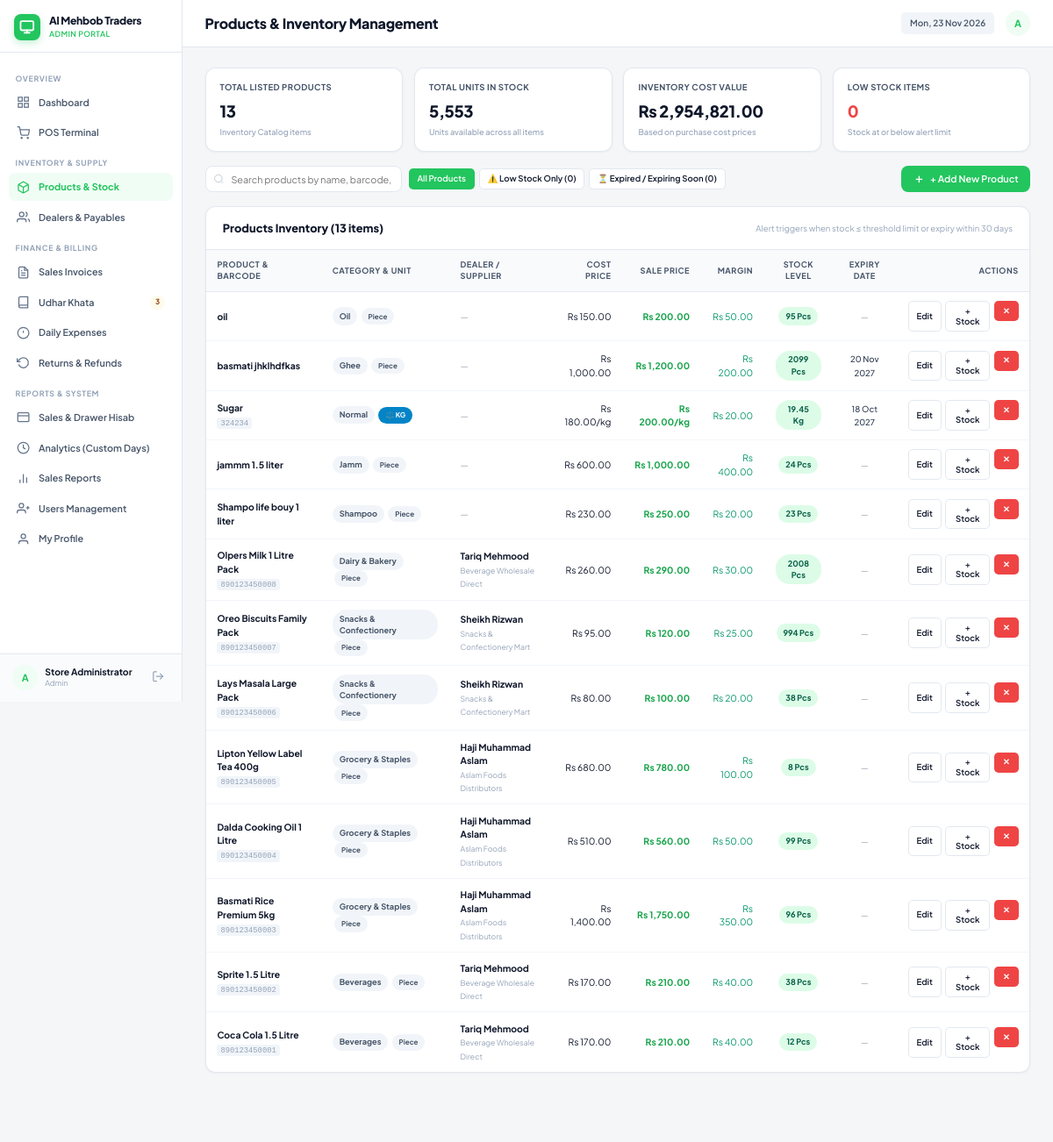
/admin/products.php (signed in), run on the app's committed database.
### tables this page shows
CREATE TABLE `store_settings` (
  `id` int(11) NOT NULL DEFAULT 1,
  `store_name` varchar(150) NOT NULL DEFAULT 'Super POS Mart',
  `phone` varchar(50) NOT NULL DEFAULT '0300-1234567',
  `address` varchar(255) NOT NULL DEFAULT 'Shop # 12, Main Commercial Market',
  `currency_symbol` varchar(10) NOT NULL DEFAULT 'Rs',
  `receipt_footer` varchar(255) NOT NULL DEFAULT 'Thank you for shopping with us! Items can be returned within 3 days with receipt.'
);

CREATE TABLE `products` (
  `id` int(10) UNSIGNED NOT NULL,
  `name` varchar(180) NOT NULL,
  `category_id` int(10) UNSIGNED DEFAULT NULL,
  `barcode` varchar(80) DEFAULT NULL,
  `manufacturer_price` decimal(12,2) NOT NULL DEFAULT 0.00,
  `market_sale_price` decimal(12,2) NOT NULL DEFAULT 0.00,
  `dealer_id` int(10) UNSIGNED DEFAULT NULL,
  `stock_quantity` decimal(10,3) NOT NULL DEFAULT 0.000,
  `min_alert_limit` decimal(10,3) NOT NULL DEFAULT 5.000,
  `unit` varchar(20) NOT NULL DEFAULT 'piece',
  `expiry_date` date DEFAULT NULL,
  `created_at` timestamp NOT NULL DEFAULT current_timestamp()
);

CREATE TABLE `categories` (
  `id` int(10) UNSIGNED NOT NULL,
  `name` varchar(120) NOT NULL
);

CREATE TABLE `dealers` (
  `id` int(10) UNSIGNED NOT NULL,
  `name` varchar(150) NOT NULL,
  `phone` varchar(40) DEFAULT NULL,
  `company_name` varchar(150) DEFAULT NULL,
  `products_supplied` text DEFAULT NULL,
  `pending_payable_amount` decimal(12,2) NOT NULL DEFAULT 0.00,
  `created_at` timestamp NOT NULL DEFAULT current_timestamp()
);

### admin/products.php (the view, shortened to what the rows shown need)
<?php
require_once __DIR__ . '/../includes/functions.php';
$pdo = db();
$whereClause = '';
$products = $pdo->query("SELECT p.*, c.name as category_name, d.name as dealer_name, d.company_name as dealer_company,
    DATEDIFF(p.expiry_date, CURDATE()) as days_until_expiry
    FROM products p
    LEFT JOIN categories c ON c.id = p.category_id
    LEFT JOIN dealers d ON d.id = p.dealer_id
    $whereClause
    ORDER BY p.id DESC")->fetchAll();
include __DIR__ . '/../includes/header.php';
?>
<div class="card">
    <div class="card-body" style="padding: 0;">
        <div class="table-responsive">
            <table class="table">
                <thead>
                    <tr>
                        <th>Product & Barcode</th>
                        <th>Category & Unit</th>
                        <th>Dealer / Supplier</th>
                        <th class="text-right">Cost Price</th>
                        <th class="text-right">Sale Price</th>
                        <th class="text-right">Margin</th>
                        <th class="text-center">Stock Level</th>
                        <th class="text-center">Expiry Date</th>
                        <th class="text-right">Actions</th>
                    </tr>
                </thead>
                <tbody>
                    <?php if (empty($products)): ?>
                        <tr>
                            <td colspan="9" class="text-center text-muted" style="padding: 40px;">
                                No products found. Click <strong>+ Add New Product</strong> above to add items to your inventory.
                            </td>
                        </tr>
                    <?php else: ?>
                        <?php foreach ($products as $p):
                            $isKg = ($p['unit'] ?? 'piece') === 'kg';
                            $unitLabel = $isKg ? 'KG' : 'Pcs';
                            $stockQty = (float) $p['stock_quantity'];
                            $minAlert = (float) $p['min_alert_limit'];
                            $isLow = $stockQty <= $minAlert;
                            $margin = (float) $p['market_sale_price'] - (float) $p['manufacturer_price'];
                            $stockText = $isKg ? (rtrim(rtrim(number_format($stockQty, 3), '0'), '.') . ' kg') : ($stockQty . ' pcs');
                        ?>
                            <tr data-product-row>
                                <td>
                                    <strong><?= e($p['name']) ?></strong>
                                    <?php if ($p['barcode']): ?>
                                        <br><code style="font-size: 11px; color: var(--text-muted); background: #f1f5f9; padding: 2px 5px; border-radius: 4px;"><?= e($p['barcode']) ?></code>
                                    <?php endif; ?>
                                </td>
                                <td>
                                    <span class="badge badge-gray"><?= e($p['category_name'] ?? 'Uncategorized') ?></span>
                                    <?php if ($isKg): ?>
                                        <span class="badge badge-primary" style="background:#0284c7; color:#fff; font-size:10px; margin-left:3px;">⚖️ KG</span>
                                    <?php else: ?>
                                        <span class="badge badge-gray" style="font-size:10px; margin-left:3px;">Piece</span>
                                    <?php endif; ?>
                                </td>
                                <td>
                                    <?php if ($p['dealer_name']): ?>
                                        <strong><?= e($p['dealer_name']) ?></strong>
                                        <?php if ($p['dealer_company']): ?>
                                            <br><small class="text-muted"><?= e($p['dealer_company']) ?></small>
                                        <?php endif; ?>
                                    <?php else: ?>
                                        <span class="text-muted">—</span>
                                    <?php endif; ?>
                                </td>
                                <td class="text-right">Rs <?= money($p['manufacturer_price']) ?><?= $isKg ? '/kg' : '' ?></td>
                                <td class="text-right font-bold text-success">Rs <?= money($p['market_sale_price']) ?><?= $isKg ? '/kg' : '' ?></td>
                                <td class="text-right" style="color: <?= $margin >= 0 ? '#059669' : '#dc2626' ?>;">
                                    Rs <?= money($margin) ?>
                                </td>
                                <td class="text-center">
                                    <?php if ($stockQty <= 0): ?>
                                        <span class="badge badge-danger">Out of Stock (0)</span>
                                    <?php elseif ($isLow): ?>
                                        <span class="badge badge-danger" title="Threshold: <?= $minAlert ?> <?= $unitLabel ?>">
                                            ⚠️ <?= $stockText ?> (Low)
                                        </span>
                                    <?php else: ?>
                                        <span class="badge badge-success"><?= $stockText ?></span>
                                    <?php endif; ?>
                                </td>
                                <td class="text-center">
                                    <?php if (!empty($p['expiry_date'])):
                                        $expDate = strtotime($p['expiry_date']);
                                        $today = strtotime(date('Y-m-d'));
                                        $daysLeft = (int) round(($expDate - $today) / 86400);
                                    ?>
                                        <?php if ($daysLeft < 0): ?>
                                            <span class="badge badge-danger" title="<?= $p['expiry_date'] ?>">❌ Expired (<?= abs($daysLeft) ?>d ago)</span>
                                        <?php elseif ($daysLeft <= 30): ?>
                                            <span class="badge" style="background:#fed7aa; color:#9a3412; font-weight:600;" title="<?= $p['expiry_date'] ?>">⚠️ <?= $daysLeft ?>d left</span>
                                            <br><small class="text-muted" style="font-size:10px;"><?= date('d M Y', $expDate) ?></small>
                                        <?php else: ?>
                                            <span style="font-size:12px; font-weight:500; color:#334155;"><?= date('d M Y', $expDate) ?></span>
                                        <?php endif; ?>
                                    <?php else: ?>
                                        <span class="text-muted" style="font-size:12px;">—</span>
                                    <?php endif; ?>
                                </td>
                                <td class="text-right">
                                    <div style="display: inline-flex; gap: 6px;">
                                        <button type="button" class="btn btn-sm btn-light"
                                            onclick="openEditModal(<?= htmlspecialchars(json_encode($p), ENT_QUOTES, 'UTF-8') ?>)" title="Edit Product">
                                            Edit
                                        </button>
                                        <button type="button" class="btn btn-sm btn-light"
                                            onclick="openRestockModal(<?= $p['id'] ?>, '<?= e(addslashes($p['name'])) ?>', '<?= $stockText ?>', '<?= $p['expiry_date'] ?? '' ?>', '<?= $p['unit'] ?? 'piece' ?>')" title="Add Stock Quantity & Expiry">
                                            + Stock
                                        </button>
                                        <form method="post" style="display: inline;" onsubmit="return confirm('Are you sure you want to delete \'<?= e(addslashes($p['name'])) ?>\'?');">
                                            <button type="submit" class="btn btn-sm btn-danger" title="Delete">✕</button>
                                        </form>
                                    </div>
                                </td>
                            </tr>
                        <?php endforeach; ?>
                    <?php endif; ?>
                </tbody>
            </table>
        </div>
    </div>
</div>
<?php include __DIR__ . '/../includes/footer.php'; ?>

### includes/sidebar.php (shortened to what the rows shown need)
<?php
$user = current_user();
$pdo = db();
$settings = get_store_settings($pdo);
?>
<aside class="sidebar no-print" style="display: flex !important; flex-direction: column !important; height: 125vh !important; position: sticky; top: 0; overflow: hidden; background: var(--bg-sidebar); border-right: 1px solid var(--border-color); width: 260px; flex-shrink: 0; z-index: 100;">
    <div class="sidebar-header" style="flex-shrink: 0;">
        <a class="brand-link" href="<?= url(in_array($user['role'], ['Admin', 'Master'], true) ? '/admin/dashboard.php' : '/operator/index.php') ?>">
            <div>
                <div class="brand-title" style="font-size: 15px; font-weight: 800;"><?= e($settings['store_name']) ?></div>
                <div class="brand-subtitle"><?= e($user['role']) ?> Portal</div>
            </div>
        </a>
    </div>
</aside>

### data on the page
store_settings: store_name "Al Mehbob Traders"
products: name "oil", category.name "Oil", shows "Piece", manufacturer_price "150.00", market_sale_price "200.00", money($margin) "50.00", stockText "95 Pcs"
products: name "basmati jhklhdfkas", category.name "Ghee", shows "Piece", manufacturer_price "1,000.00", market_sale_price "1,200.00", money($margin) "200.00", stockText "2099 Pcs", expiry_date "20 Nov 2027"
products: name "Sugar", barcode "324234", category.name "Normal", shows "⚖️ KG", manufacturer_price "180.00", shows "/kg", market_sale_price "200.00", money($margin) "20.00", stockText "19.45 Kg", expiry_date "18 Oct 2027"
products: name "jammm 1.5 liter", category.name "Jamm", shows "Piece", manufacturer_price "600.00", market_sale_price "1,000.00", money($margin) "400.00", stockText "24 Pcs"
products: name "Shampo life bouy 1 liter", category.name "Shampoo", shows "Piece", manufacturer_price "230.00", market_sale_price "250.00", money($margin) "20.00", stockText "23 Pcs"
products: name "Olpers Milk 1 Litre Pack", barcode "890123450008", category.name "Dairy & Bakery", shows "Piece", dealer.name "Tariq Mehmood", dealer.company_name "Beverage Wholesale Direct", manufacturer_price "260.00", market_sale_price "290.00", money($margin) "30.00", stockText "2008 Pcs"
products: name "Oreo Biscuits Family Pack", barcode "890123450007", category.name "Snacks & Confectionery", shows "Piece", dealer.name "Sheikh Rizwan", dealer.company_name "Snacks & Confectionery Mart", manufacturer_price "95.00", market_sale_price "120.00", money($margin) "25.00", stockText "994 Pcs"
products: name "Lays Masala Large Pack", barcode "890123450006", category.name "Snacks & Confectionery", shows "Piece", dealer.name "Sheikh Rizwan", dealer.company_name "Snacks & Confectionery Mart", manufacturer_price "80.00", market_sale_price "100.00", money($margin) "20.00", stockText "38 Pcs"
products: name "Lipton Yellow Label Tea 400g", barcode "890123450005", category.name "Grocery & Staples", shows "Piece", dealer.name "Haji Muhammad Aslam", dealer.company_name "Aslam Foods Distributors", manufacturer_price "680.00", market_sale_price "780.00", money($margin) "100.00", stockText "8 Pcs"
products: name "Dalda Cooking Oil 1 Litre", barcode "890123450004", category.name "Grocery & Staples", shows "Piece", dealer.name "Haji Muhammad Aslam", dealer.company_name "Aslam Foods Distributors", manufacturer_price "510.00", market_sale_price "560.00", money($margin) "50.00", stockText "99 Pcs"
products: name "Basmati Rice Premium 5kg", barcode "890123450003", category.name "Grocery & Staples", shows "Piece", dealer.name "Haji Muhammad Aslam", dealer.company_name "Aslam Foods Distributors", manufacturer_price "1,400.00", market_sale_price "1,750.00", money($margin) "350.00", stockText "96 Pcs"
products: name "Sprite 1.5 Litre", barcode "890123450002", category.name "Beverages", shows "Piece", dealer.name "Tariq Mehmood", dealer.company_name "Beverage Wholesale Direct", manufacturer_price "170.00", market_sale_price "210.00", money($margin) "40.00", stockText "38 Pcs"
products: name "Coca Cola 1.5 Litre", barcode "890123450001", category.name "Beverages", shows "Piece", dealer.name "Tariq Mehmood", dealer.company_name "Beverage Wholesale Direct", manufacturer_price "170.00", market_sale_price "210.00", money($margin) "40.00", stockText "12 Pcs"

### other printed values
$user['role'] "ADMIN"
$pendingUdharBadge "3"
substr($user['username'], 0, 1) "A"
$user['full_name'] "Store Administrator"
$user['role'] "Admin"
$page_title "Products & Inventory Management"
count($products) "13"
$totalItemsInStock "5,553"
money($totalInventoryValue) "2,954,821.00"
$lowCount "0"
$expiredCount "0"
